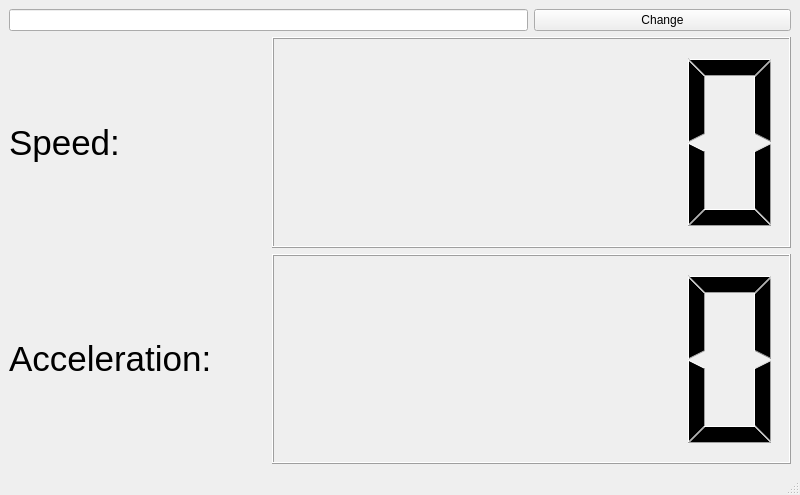
<?xml version="1.0" encoding="UTF-8"?>
<ui version="4.0">
 <class>MainWindow</class>
 <widget class="QMainWindow" name="MainWindow">
  <property name="geometry">
   <rect>
    <x>0</x>
    <y>0</y>
    <width>800</width>
    <height>495</height>
   </rect>
  </property>
  <property name="windowTitle">
   <string>Utils gui representation</string>
  </property>
  <widget class="QWidget" name="centralwidget">
   <layout class="QGridLayout" name="gridLayout_2">
    <item row="1" column="0">
     <widget class="QLabel" name="speedLabel">
      <property name="font">
       <font>
        <pointsize>26</pointsize>
       </font>
      </property>
      <property name="text">
       <string>Speed:</string>
      </property>
     </widget>
    </item>
    <item row="2" column="0">
     <widget class="QLabel" name="AccelerationLabel">
      <property name="font">
       <font>
        <pointsize>26</pointsize>
       </font>
      </property>
      <property name="text">
       <string>Acceleration:</string>
      </property>
     </widget>
    </item>
    <item row="2" column="1" colspan="2">
     <widget class="QLCDNumber" name="accelerationLcd"/>
    </item>
    <item row="0" column="2">
     <widget class="QPushButton" name="displacamentButton">
      <property name="text">
       <string>Change</string>
      </property>
     </widget>
    </item>
    <item row="1" column="1" colspan="2">
     <widget class="QLCDNumber" name="speedLcd"/>
    </item>
    <item row="0" column="0" colspan="2">
     <widget class="QLineEdit" name="displacementEdit"/>
    </item>
   </layout>
  </widget>
  <widget class="QMenuBar" name="menubar">
   <property name="geometry">
    <rect>
     <x>0</x>
     <y>0</y>
     <width>800</width>
     <height>20</height>
    </rect>
   </property>
  </widget>
  <widget class="QStatusBar" name="statusbar"/>
 </widget>
 <resources/>
 <connections/>
</ui>
